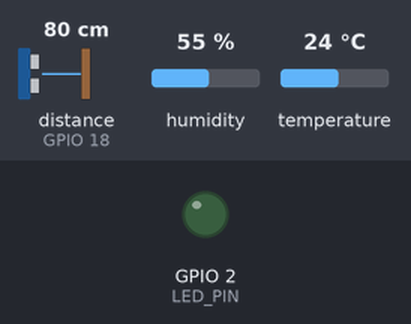
This sketch was run on a simulated ESP32. Shown: output pins drawn as LEDs (lit = HIGH). The inputs (shaded band) are chosen by the test bench; at power-on: distance to the obstacle (sensor on GPIO 18) 80 cm, humidity 55 %, temperature 24 °C. The echo pulse lasts 58.3 µs per cm; WiFi joins after 1.5 s; servers stay silent unless stated; the local clock reads 2024-03-15 10:24:30 at power-on unless the sketch sets it; random numbers use the default seed unless the sketch sets one; no MQTT or app messages arrive unless stated; pins used as bus, display or sensor lines are not drawn; what the sketch prints to the serial monitor is not drawn.

Above: at 3.2 s.
At 5.06 s:
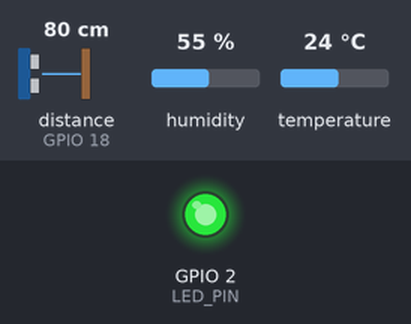
Timing chart, 0 to 8.0 s (numbered marks = the images above):
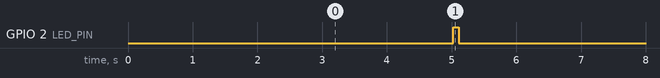

Measured:
- by itself, GPIO 2 (LED_PIN): alternates HIGH for 0.08 s and LOW for 4.9 s

The sketch:

sketch.ino
```cpp
#include <WiFi.h>
#include <PubSubClient.h>
#include <DHTesp.h>
#include <time.h>
#include <sys/time.h>
#include <math.h>

// Broker cong khai chi dung cho du lieu gia lap trong bai thuc hanh.
const char* WIFI_SSID = "Wokwi-GUEST";
const char* MQTT_HOST = "test.mosquitto.org";
const int MQTT_PORT = 1883;
const char* TOPIC = "ptit/iot/b23dccn844/bai2/telemetry";
const char* DEVICE_ID = "B23DCCN844";

const int DHT_PIN = 15, TRIG_PIN = 5, ECHO_PIN = 18, LED_PIN = 2;
const unsigned long SEND_MS = 5000;
WiFiClient wifi;
PubSubClient mqtt(wifi);
DHTesp dht;
unsigned long lastSend = 0, sequenceNo = 0;
char bootId[12];

void connectWiFi() {
  if (WiFi.status() == WL_CONNECTED) return;
  WiFi.begin(WIFI_SSID, "", 6);
  Serial.print("WiFi");
  while (WiFi.status() != WL_CONNECTED) {
    delay(500); Serial.print(".");
  }
  Serial.println(" connected");
}

void syncClock() {
  configTime(0, 0, "pool.ntp.org", "time.google.com");
  Serial.print("NTP");
  for (int i = 0; i < 20 && time(nullptr) < 1700000000; i++) {
    delay(500); Serial.print(".");
  }
  Serial.println(time(nullptr) >= 1700000000 ? " synced" : " unavailable; retry later");
}

void connectMQTT() {
  while (!mqtt.connected()) {
    String id = String("bai2-") + DEVICE_ID + "-" + bootId;
    if (mqtt.connect(id.c_str())) Serial.println("MQTT connected");
    else { Serial.printf("MQTT rc=%d, retry 2s\n", mqtt.state()); delay(2000); }
  }
}

float distanceCm() {
  digitalWrite(TRIG_PIN, LOW); delayMicroseconds(2);
  digitalWrite(TRIG_PIN, HIGH); delayMicroseconds(10);
  digitalWrite(TRIG_PIN, LOW);
  unsigned long us = pulseIn(ECHO_PIN, HIGH, 30000);
  return us ? us * 0.0343f / 2.0f : NAN;
}

void setup() {
  Serial.begin(115200);
  pinMode(TRIG_PIN, OUTPUT); pinMode(ECHO_PIN, INPUT);
  pinMode(LED_PIN, OUTPUT);
  dht.setup(DHT_PIN, DHTesp::DHT22);
  snprintf(bootId, sizeof(bootId), "%08lx", (unsigned long)esp_random());
  connectWiFi(); syncClock();
  mqtt.setServer(MQTT_HOST, MQTT_PORT);
  mqtt.setBufferSize(384);
}

void loop() {
  connectWiFi();
  if (time(nullptr) < 1700000000) syncClock();
  if (!mqtt.connected()) connectMQTT();
  mqtt.loop();
  unsigned long now = millis();
  if (now - lastSend < SEND_MS) return;
  lastSend = now;
  if (time(nullptr) < 1700000000) return; // Can dong ho UTC de do do tre.

  TempAndHumidity v = dht.getTempAndHumidity();
  float cm = distanceCm();
  if (!isfinite(v.temperature) || !isfinite(v.humidity) || !isfinite(cm)) {
    Serial.println("Sensor invalid; skip"); return;
  }
  struct timeval tv;
  gettimeofday(&tv, nullptr);
  unsigned long long sentMs = (unsigned long long)tv.tv_sec * 1000ULL + tv.tv_usec / 1000;
  unsigned long seq = ++sequenceNo;
  char payload[384];
  int n = snprintf(payload, sizeof(payload),
    "{\"device_id\":\"%s\",\"boot_id\":\"%s\",\"sequence\":%lu,"
    "\"sent_at_ms\":%llu,\"temperature\":%.2f,\"humidity\":%.2f,"
    "\"distance_cm\":%.2f,\"rssi\":%d,\"uptime_s\":%lu}",
    DEVICE_ID, bootId, seq, sentMs, v.temperature, v.humidity, cm,
    WiFi.RSSI(), millis() / 1000UL);
  if (n < 0 || n >= (int)sizeof(payload)) { Serial.println("JSON too large"); return; }
  bool ok = mqtt.publish(TOPIC, payload); // PubSubClient publish: QoS 0.
  Serial.printf("seq=%lu publish=%s %s\n", seq, ok ? "OK" : "FAILED", payload);
  if (ok) { digitalWrite(LED_PIN, HIGH); delay(80); digitalWrite(LED_PIN, LOW); }
}
```
